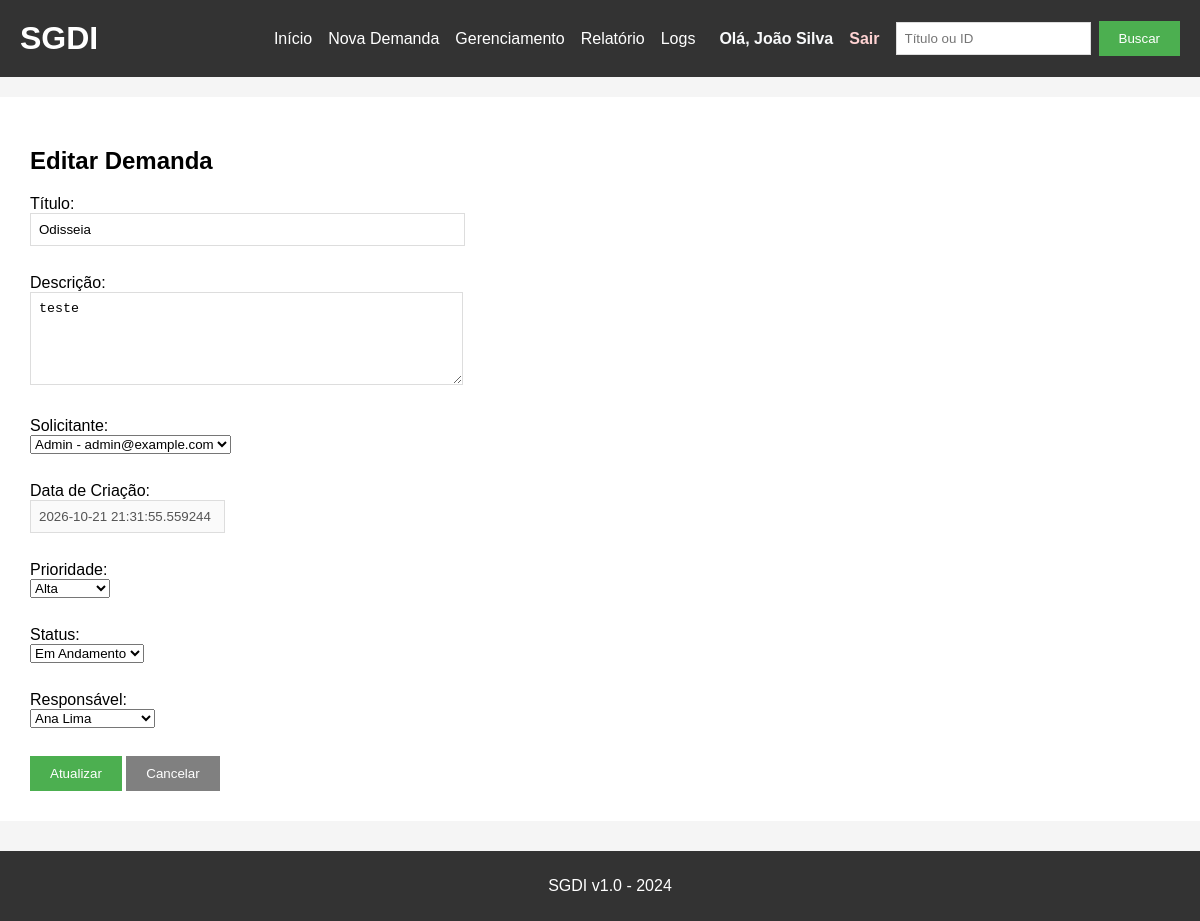
/editar/7 (signed in), run on the app's committed database.
### tables this page shows
CREATE TABLE usuarios (
            id INTEGER PRIMARY KEY AUTOINCREMENT,
            nome TEXT,
            email TEXT,
            senha TEXT
        );

CREATE TABLE demandas (
    id INTEGER,
    titulo TEXT,
    descricao TEXT,
    solicitante TEXT,
    data_criacao TEXT,
    priority INTEGER DEFAULT 0
, usuario_id INTEGER, status TEXT DEFAULT 'aberta', responsible_id INTEGER, data_conclusao TEXT);

### app.py (the view, shortened to what this page needs)
@app.route('/editar/<id>', methods=['GET', 'POST'])
def editar(id):
    conn = get_db()
    usuarios = conn.execute(
        '''
        SELECT id, nome, email
        FROM usuarios
        ORDER BY nome
        '''
    ).fetchall()
    demanda = conn.execute(
        '''
        SELECT
            demandas.id,
            demandas.titulo,
            demandas.descricao,
            demandas.usuario_id,
            demandas.data_criacao,
            demandas.priority,
            demandas.status,
            demandas.responsible_id
        FROM demandas
        WHERE demandas.id = ?
        ''',
        (id,)
    ).fetchone()
    conn.close()
    if demanda is None:
        flash('Demanda não encontrada!')
        return redirect('/')
    return render_template(
        'editar.html',
        demanda=demanda,
        usuarios=usuarios
    )

### app.py (called while the page is built)
def get_db():
    caminho = app.config.get('DATABASE', 'demandas.db')
    conn = sqlite3.connect(caminho)
    conn.row_factory = sqlite3.Row
    preparar_banco(conn)
    return conn

@app.before_request
def exigir_login():
    session.permanent = True
    endpoints_publicos = {'login', 'logout', 'cadastro', 'nao_autorizado', 'static'}
    if request.endpoint in endpoints_publicos:
        return None
    if request.endpoint is None:
        return None
    if not session.get('user_id'):
        return redirect(url_for('nao_autorizado'))

### templates/editar.html (shortened to what this page needs)
{% extends "base.html" %}
{% block content %}
<h2>Editar Demanda</h2>
<form method="POST" action="/editar/{{ demanda[0] }}">
    <div>
        <label>Título:</label><br>
        <input
            type="text"
            name="titulo"
            value="{{ demanda[1] }}"
            size="50"
            required
        >
    </div>
    <br>
    <div>
        <label>Descrição:</label><br>
        <textarea
            name="descricao"
            rows="5"
            cols="50"
            required
        >{{ demanda[2] }}</textarea>
    </div>
    <br>
    <div>
        <label>Solicitante:</label><br>
        <select name="usuario_id" required>
            {% for usuario in usuarios %}
                <option
                    value="{{ usuario[0] }}"
                    {% if usuario[0] == demanda[3] %}
                        selected
                    {% endif %}
                >
                    {{ usuario[1] }} - {{ usuario[2] }}
                </option>
            {% endfor %}
        </select>
    </div>
    <br>
    <div>
        <label>Data de Criação:</label><br>
        <input
            type="text"
            value="{{ demanda[4] }}"
            disabled
        >
    </div>
    <br>
    <div>
        <label>Prioridade:</label><br>
        <select name="priority">
            <option
                value="3"
                {% if demanda[5] == 3 %}selected{% endif %}
            >
                Alta
            </option>
        </select>
    </div>
    <br>
    <div>
        <label>Status:</label><br>
        <select name="status">
            <option value="em_andamento" {% if demanda[6] == 'em_andamento' %}selected{% endif %}>Em Andamento</option>
        </select>
    </div>
    <br>
    <div>
        <label>Responsável:</label><br>
        <select name="responsible_id">
            {% for usuario in usuarios %}
                <option
                    value="{{ usuario[0] }}"
                    {% if usuario[0]|string == demanda[7]|string %}selected{% endif %}
                >
                    {{ usuario[1] }}
                </option>
            {% endfor %}
        </select>
    </div>
    <br>
    <button type="submit">
        Atualizar
    </button>
    <a href="/">
        <button type="button">
            Cancelar
        </button>
    </a>
</form>
{% endblock %}

### templates/base.html (shortened to what this page needs)
<!DOCTYPE html>
<html lang="pt-BR">
<head>
    <link
        rel="stylesheet"
        href="{{ url_for('static', filename='style.css') }}"
    >
</head>
<body>
    <div class="header">
        <h1>SGDI</h1>
        <div class="menu">
            <a href="/">
                Início
            </a>
            <a href="/nova_demanda">
                Nova Demanda
            </a>
            <a href="/gerenciamento">
                Gerenciamento
            </a>
            <a href="/relatorio/solicitantes">
                Relatório
            </a>
            <a href="http://127.0.0.1:5001/">
                Logs
            </a>
            {% if session.get('user_nome') %}
                <span class="usuario-logado">
                    Olá, {{ session['user_nome'] }}
                </span>
                <a href="{{ url_for('logout') }}" class="logout-link">
                    Sair
                </a>
            {% endif %}
            <form
                id="form-busca"
                action="/buscar"
                method="GET"
            >
                <input
                    id="campo-busca"
                    type="search"
                    name="q"
                    value="{{ termo|default('', true) }}"
                    placeholder="Título ou ID"
                    aria-label="Buscar por título ou ID"
                    autocomplete="off"
                >
                <button type="submit">
                    Buscar
                </button>
            </form>
        </div>
    </div>
    <div class="container">
        {% block content %}
        {% endblock %}
    </div>
    <div class="footer">
        <p>
            SGDI v1.0 - 2024
        </p>
    </div>
</body>
</html>

### static/style.css (style rules this page uses)
body { font-family: Arial, sans-serif; background-color: #f5f5f5; padding: 0 0 80px; margin: 0; }
.header { background-color: #333; color: white; padding: 20px; display: flex; flex-wrap: wrap; align-items: center; justify-content: space-between; gap: 12px 20px; }
.header h1 { margin: 0; }
.menu { display: flex; flex-wrap: wrap; align-items: center; gap: 8px 16px; }
.menu a { color: white; text-decoration: none; }
.menu form { display: flex; align-items: center; gap: 8px; }
.usuario-logado { color: #f8f9fa; font-weight: bold; margin-left: 8px; }
.logout-link { color: #ffd3d3 !important; font-weight: bold; }
.menu form input[type="search"] { padding: 8px; border: 1px solid #ddd; min-width: 180px; }
.container { max-width: 1200px; margin: 20px auto; background: white; padding: 30px; }
.footer { background-color: #333; color: white; text-align: center; padding: 10px; position: fixed; bottom: 0; width: 100%; }
button { background-color: #4CAF50; color: white; padding: 10px 20px; border: none; cursor: pointer; }
button[type="button"] { background-color: #808080; }
form div { margin-bottom: 10px; }
input[type="text"], textarea { padding: 8px; border: 1px solid #ddd; }
textarea { resize: vertical; }

### templates/base.html (style rules this page uses)
body { margin: 0; }

### data on the page
usuarios: user_nome "João Silva"
demandas: titulo "Odisseia", descricao "teste", usuario_id "Admin - admin@example.com", data_criacao "2026-10-21 21:31:55.559244", priority "Alta", status "Em Andamento", responsible_id "Ana Lima"
